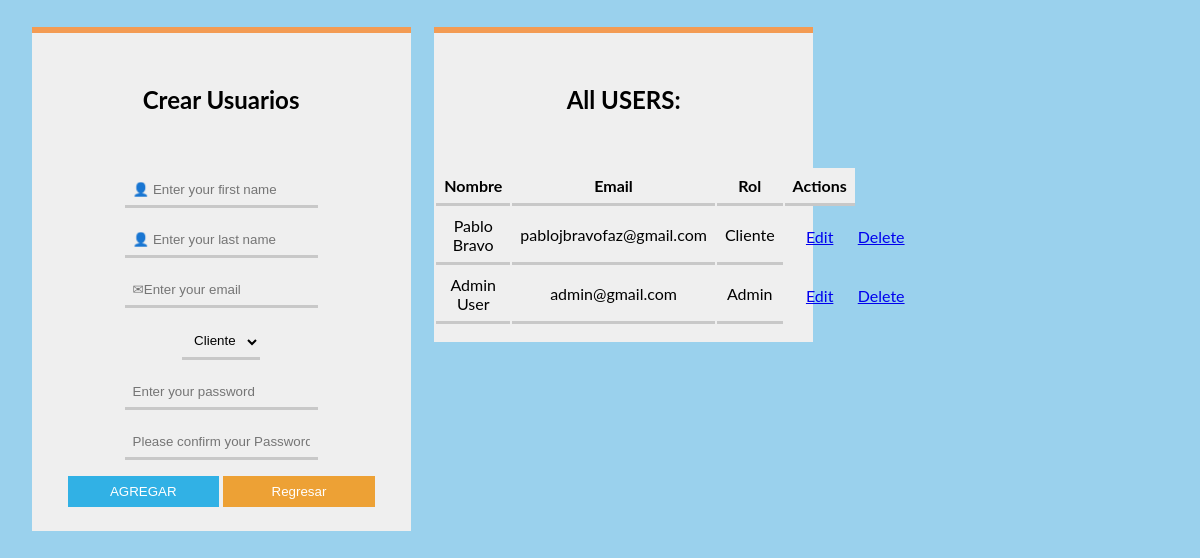
The page /user/gestion_users (signed in) on the database as committed earlier.
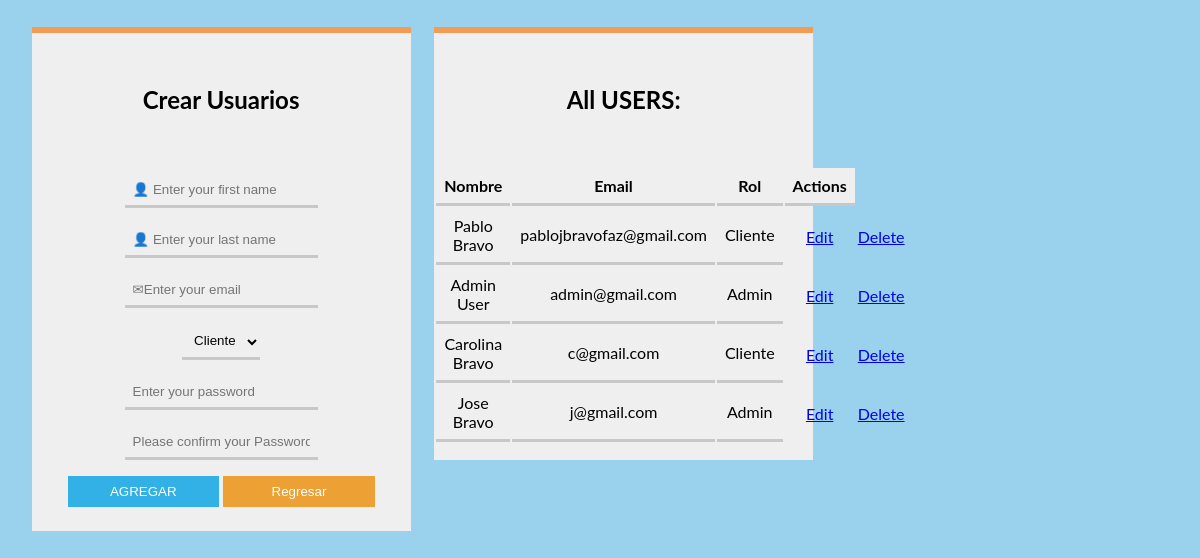
The same page on the database as committed later.
### gasbravo/models.py (models this page shows)
class User (models.Model):
    first_name = models.CharField(max_length=50)
    last_name = models.CharField(max_length=55)
    email = models.CharField(max_length=55)
    password = models.CharField(max_length=55)
    user_rol = models.ForeignKey(Rol, related_name="user_rol", on_delete=models.CASCADE)
    created_at = models.DateField(auto_now_add=True)
    updated_at = models.DateField(auto_now=True)
    objects = UserManager()

class Rol (models.Model):
    ROLES = (
        ('Cliente', 'Cliente'),
        ('Admin', 'Admin'),
    )
    roles = models.CharField(max_length=50, choices = ROLES, null=True)

### gasbravo/views.py (the view)
# urls.py: path('user/gestion_users',views.gest_users),
def gest_users(request):
    if 'logged_user' not in request.session:
        messages.error(request, "Please register or please log in first")
        return redirect('/')
    user_log = User.objects.get(id=request.session['logged_user'])
    context = {
        'logged_user' : User.objects.get(id=request.session['logged_user']),
        'google_api_key': settings.GOOGLE_API_KEY,
        'all_users' : User.objects.all(),
        'user_log': user_log,
        'allroles': Rol.objects.all(),
        'user_ses' : User.objects.filter(user_rol_id =request.session['logged_user'])
    }
    if user_log.user_rol.id == 2:
        return render(request, 'crearuser.html', context)
    if user_log.user_rol.id == 1:
        return render(request, 'mod_user.html', context)

### gasbravo/templates/crearuser.html (shortened to what this page needs)
{% load static %}
<!DOCTYPE html>
<html lang="en">
<head>
    <link rel="stylesheet" href="/static/css/formularios.css">
</head>
<body>
    <div class="yui-b">
        <div class="yui-g">
            <div class="yui-u first">
                <div class="container">
                    <div class="form__top">
                        <h2>Crear Usuarios</h2>
                    </div>
        <form  action="/user/create_users" method="POST">
        <input class="input" type="text" name="first_name" placeholder="&#128100; Enter your first name" >
        <br>
        <input class="input" type="text" name="last_name" placeholder="&#128100; Enter your last name" >
        <br>
        <input class="input" type="email" name="email" placeholder="&#9993;Enter your email" >
        <br>
        <select class="input" name="user_rol" id="user_rol">
            {% for Rol in allroles %}
            <option value={{Rol.id}}>{{Rol.roles}}</option>
            {% endfor %}
        </select>
        <br>
        <input class="input" type="password" name="password" placeholder="Enter your password">
        <br>
        <input class="input" type="password" name="confirm_password" placeholder="Please confirm your Password:">
        <div class="btn__form">
            <input class="btn__submit" type="submit" value="AGREGAR">
            <input class="btn__reset" type="button" value="Regresar"role="link" onclick="window.location='/user/dashboard'">
        </div>
    </form>
</div>
</div>
<div class="yui-u">
    <div class="container">
        <div class="form__top">
            <h2> All USERS: </h2>
        </div>
        <table class="table">
            <thead>
                <tr>
                    <th input class="input" scope="col">Nombre</th>
                    <th input class="input" scope="col">Email</th>
                    <th input class="input" scope="col">Rol</th>
                    <th input class="input" scope="col">Actions</th>
                </tr>
            </thead>
            <tbody>
                {% for User in all_users %}
                <tr>
                    <td input class="input">{{User.first_name}} {{User.last_name}}</td>
                    <td input class="input">{{User.email}}</td>
                    <td input class="input">{{User.user_rol.roles}}</td>
                    <td ><a href="/user_usr/{{User.id}}/edit">Edit</a></td>
                    <td><a href="/user/{{User.id}}/delete">Delete</a></td>
                </tr>
                {% endfor %}
            </tbody>
        </table>
        </div>
    </div>
</div>
</body>
</html>

Rows that differ between the two databases and show on the page:
added User: first_name "Carolina", last_name "Bravo", email "c@gmail.com", user_rol.roles "Cliente"
added User: first_name "Jose", last_name "Bravo", email "j@gmail.com", user_rol.roles "Admin"
